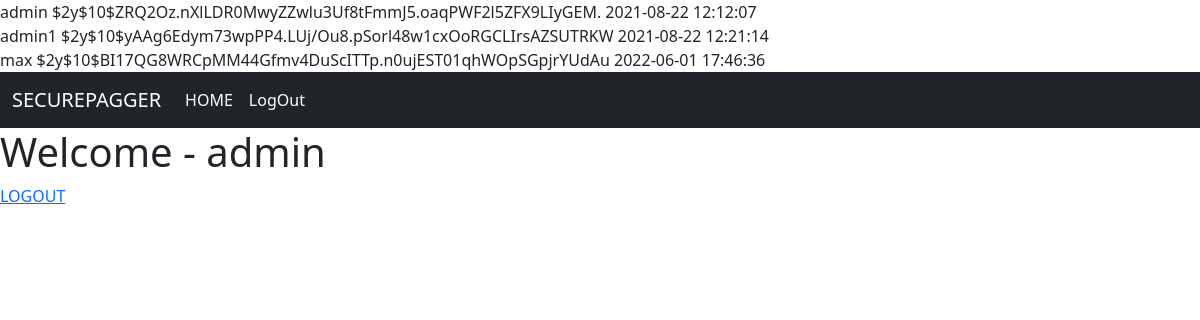
Page /welcomescreen.php (signed in) on the committed database.
### tables this page shows
CREATE TABLE `users` (
  `sno` int(10) NOT NULL,
  `username` varchar(40) NOT NULL,
  `password` varchar(250) NOT NULL,
  `dt` datetime NOT NULL DEFAULT current_timestamp()
);

### welcomescreen.php (the view, shortened to what this page needs)
<?php
include("repeatedcode/_dbconnection.php");
$sql = "SELECT * FROM users";
$result = mysqli_query($connection, $sql);
while($row = mysqli_fetch_assoc($result)){
  echo $row['username']. " ". $row['password']. " " .$row['dt'] ."<br>";
}
?>
<!doctype html>
<html lang="en">
  <head>
    <link href="https://cdn.jsdelivr.net/npm/bootstrap@5.1.0/dist/css/bootstrap.min.css" rel="stylesheet">
  </head>
  <body>
    <?php require('repeatedcode/_navbar.php'); ?>
    <h1 style = "align:center;">Welcome - <?php echo $_SESSION['username'] ?></h1>
    <a href="/loginsystem/logout.php">LOGOUT</a>
  </body>
</html>

### repeatedcode/_navbar.php (shortened to what this page needs)
<?php
if(isset($_SESSION['loginsuccessful']) && $_SESSION['loginsuccessful'] == true){
  $loggedin = true;
}
else{
  $loggedin = false;
}
echo '<nav class="navbar navbar-expand-lg navbar-dark bg-dark">
  <div class="container-fluid">
    <a class="navbar-brand" href="/loginsystem">SECUREPAGGER</a>
    <button class="navbar-toggler" type="button" data-bs-toggle="collapse" data-bs-target="#navbarSupportedContent" aria-controls="navbarSupportedContent" aria-expanded="false" aria-label="Toggle navigation">
      <span class="navbar-toggler-icon"></span>
    </button>
    <div class="collapse navbar-collapse" id="navbarSupportedContent">
      <ul class="navbar-nav me-auto mb-2 mb-lg-0">
        <li class="nav-item">
          <a class="nav-link active" aria-current="page" href="/loginsystem/welcomescreen.php">HOME</a>
        </li>';
        if($loggedin){
          echo '<li class="nav-item">
                  <a class="nav-link active" aria-current="page" href="/loginsystem/logout.php">LogOut</a>
                </li>';
        }
echo '</ul>
    </div>
  </div>
</nav>';
?>

### rows in the picture
users: password "$2y$10$ZRQ2Oz.nXlLDR0MwyZZwlu3Uf8tFmmJ5.oaqPWF2l5ZFX9LIyGEM.", dt "2021-08-22 12:12:07"
users: username "admin1", password "$2y$10$yAAg6Edym73wpPP4.LUj/Ou8.pSorl48w1cxOoRGCLIrsAZSUTRKW", dt "2021-08-22 12:21:14"
users: username "max", password "$2y$10$BI17QG8WRCpMM44Gfmv4DuScITTp.n0ujEST01qhWOpSGpjrYUdAu", dt "2022-06-01 17:46:36"

### other values in the picture
$_SESSION['username'] "admin"
